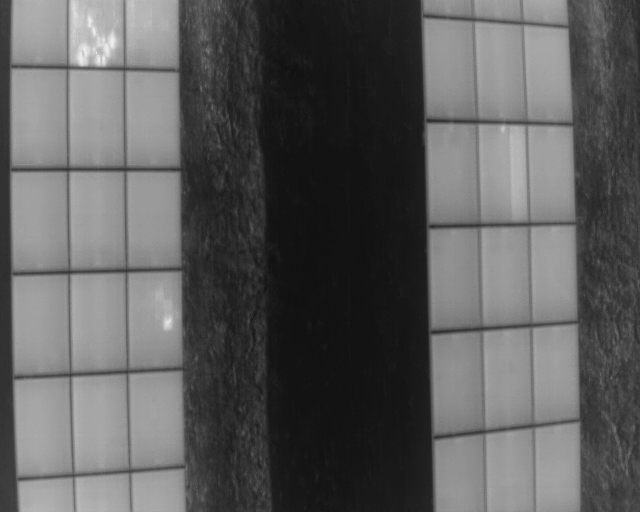
#> input picture assets/thermal-image.JPG, 640 x 512 px, found by its file name
$ jupyter execute KMeansClusteringOpenCV.ipynb   (shell and % lines are left out)
#> lines starting #> are read from the running program, lines starting #| are printed output that depends on the picture; after the words box and inside, x2 and y2 are one past the last pixel; in counts of white or black regions, pixels touching at a corner belong together
#> further down, img is the input picture: shape (512, 640, 3); min 16, max 236, mean 92.9
<a href="https://colab.research.google.com/github/albertofernandezvillan/computer-vision-and-deep-learning-course/blob/main/KMeansClusteringOpenCV.ipynb" target="_parent"></a>

[cell 1]
#Import required packages:
import numpy as np
import cv2
from matplotlib import pyplot as plt
import collections
from google.colab.patches import cv2_imshow

[cell 2]
def color_quantization(image, k):
    """Performs color quantization using K-means clustering algorithm"""
#> called with k = 2

    # Transform image into 'data':
    data = np.float32(image).reshape((-1, 3))

    # Define the algorithm termination criteria (the maximum number of iterations and/or the desired accuracy):
    # In this case the maximum number of iterations is set to 20 and epsilon = 1.0
    criteria = (cv2.TERM_CRITERIA_EPS + cv2.TERM_CRITERIA_MAX_ITER, 20, 1.0)

    # Apply K-means clustering algorithm:
    # ret, label, center = cv2.kmeans(data, k, None, criteria, 10, cv2.KMEANS_RANDOM_CENTERS)
    ret, label, center = cv2.kmeans(data, k, None, criteria, 10, cv2.KMEANS_PP_CENTERS)
#> ret = 361388926.7; center = [[148.7, 148.7, 148.7], [40.98, 40.98, 40.98]]

    # At this point we can make the image with k colors
    # Convert center to uint8:
    center = np.uint8(center)
#> center = [[148, 148, 148], [40, 40, 40]]

    # Replace pixel values with their center value:
    result = center[label.flatten()]
    result = result.reshape(image.shape)
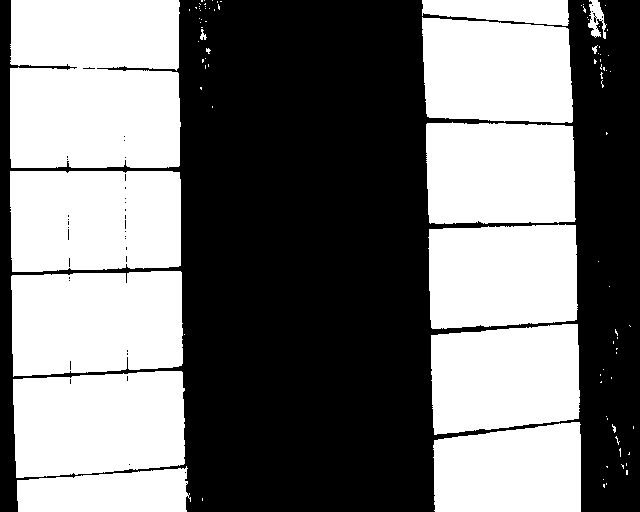
#> result: shape (512, 640, 3); values 40 (black) and 148 (white), 48.2% white; 93 white regions (79 under 20 px), largest, box (x1, y1, x2, y2) and area: (10, 0, 181, 168) 27977, (11, 271, 183, 377) 16768, (10, 171, 181, 272) 16691

    # Build the 'color_distribution' legend.
    # We will use the number of pixels assigned to each center value:
    counter = collections.Counter(label.flatten())
#> counter = {1: 169657, 0: 158023}

    # Calculate the total number of pixels of the input image:
    total = image.shape[0] * image.shape[1]
#> total = 327680

    # Assign width and height to the color_distribution image:
    desired_width = image.shape[1]
#> desired_width = 640
    # The difference between 'desired_height' and 'desired_height_colors'
    # will be the separation between the images
    desired_height = 70
    desired_height_colors = 50

    # Initialize the color_distribution image:
    color_distribution = np.ones((desired_height, desired_width, 3), dtype="uint8") * 255
    # Initialize start:
    start = 0

    for key, value in counter.items():
        # Calculate the normalized value:
        value_normalized = value / total * desired_width

        # Move end to the right position:
        end = start + value_normalized

        # Draw rectangle corresponding to the current color:
        cv2.rectangle(color_distribution, (int(start), 0), (int(end), desired_height_colors), center[key].tolist(), -1)
        # Update start:
        start = end
#> this loop made 2 passes
#> (key, value, value_normalized, end, start) on passes 1 to 2: (1, 169657, 331.4, 331.4, 331.4), (0, 158023, 308.6, 640, 640)
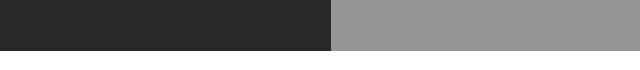
#> color_distribution: shape (70, 640, 3); min 40, max 255, mean 136.3

    return np.vstack((color_distribution, result))
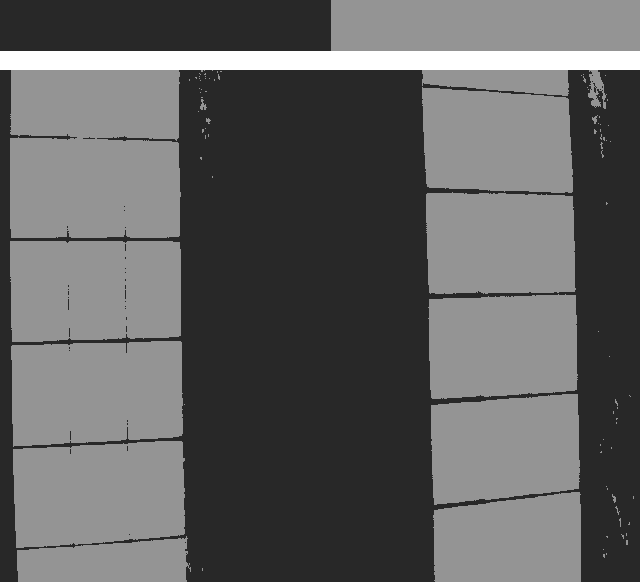
#> returned value: shape (582, 640, 3); min 40, max 255, mean 97.4

[cell 3]
img = cv2.imread("thermal-image.JPG")
cv2_imshow(img)

[cell 4]
# Apply color quantization (K-means with K=2)
img_result = color_quantization(img, 2)
cv2_imshow(img_result)

[cell 5]
# Apply bilateral filter to reduce noise in the input image:
img_bilateral_blur = cv2.bilateralFilter(img, 100, 120, 120)
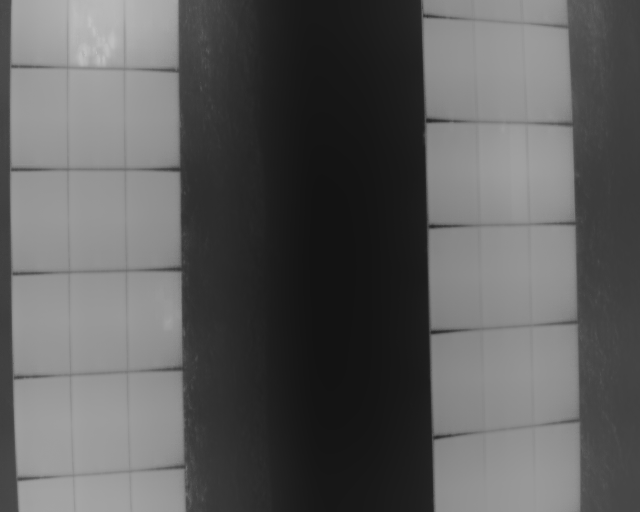
#> img_bilateral_blur: shape (512, 640, 3); min 19, max 193, mean 93.4
cv2_imshow(img_bilateral_blur)

[cell 6]
# Apply color quantization (K-means with K=2)
img_result_bilateral_blur = color_quantization(img_bilateral_blur, 2)
#> call 2 of color_quantization, with k = 2
#> in color_quantization (call 2), `criteria = (cv2.TERM_CRITERIA_EPS + cv2.TERM_CRITERIA_MAX_ITER, 20, 1.0)`: criteria = (3, 20, 1)
#> in color_quantization (call 2), `ret, label, center = cv2.kmeans(data, k, None, criteria, 10, cv2.KMEAN..`: ret = 263431391.5; center = [[41.74, 41.74, 41.74], [146.7, 146.7, 146.7]]
#> in color_quantization (call 2), `center = np.uint8(center)`: center = [[41, 41, 41], [146, 146, 146]]
#> in color_quantization (call 2), `result = result.reshape(image.shape)`:
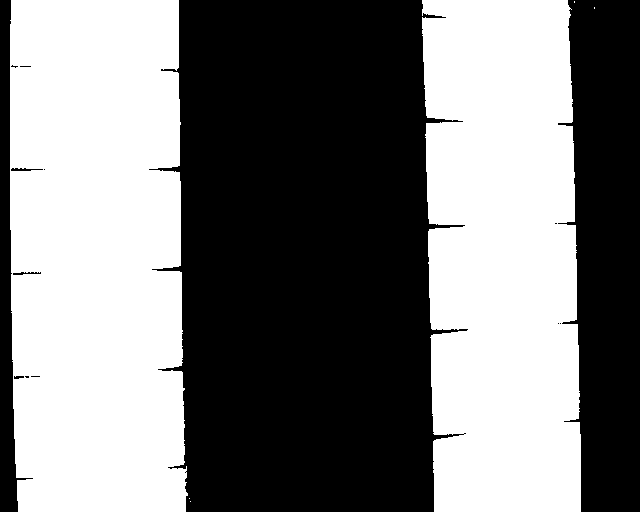
#> result: shape (512, 640, 3); values 41 (black) and 146 (white), 49.2% white; 6 white regions (4 under 20 px), largest, box (x1, y1, x2, y2) and area: (10, 0, 188, 512) 86466, (422, 0, 581, 512) 74843
#> in color_quantization (call 2), `counter = collections.Counter(label.flatten())`: counter = {0: 166365, 1: 161315}
#> the loop in color_quantization (call 2), `for key, value in counter.items():` made 2 passes
#> (key, value, value_normalized, end, start) on passes 1 to 2: (0, 166365, 324.9, 324.9, 324.9), (1, 161315, 315.1, 640, 640)
#> in color_quantization (call 2), `return np.vstack((color_distribution, result))`:
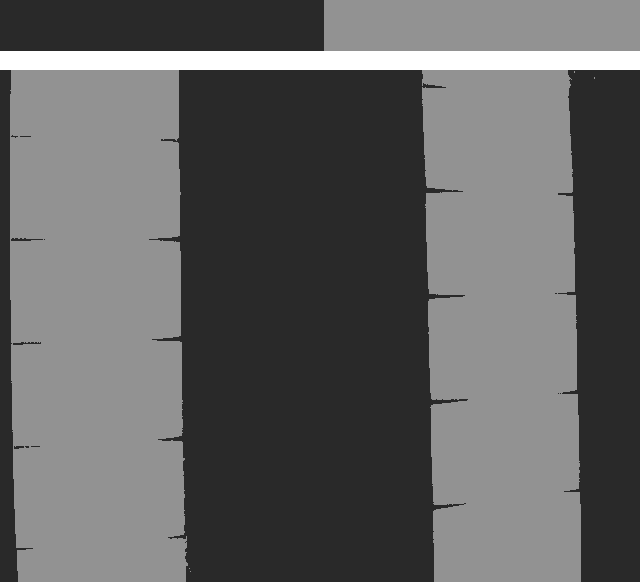
#> returned value: shape (582, 640, 3); min 41, max 255, mean 98

$ run again, with assets/church.jpg copied over assets/thermal-image.JPG
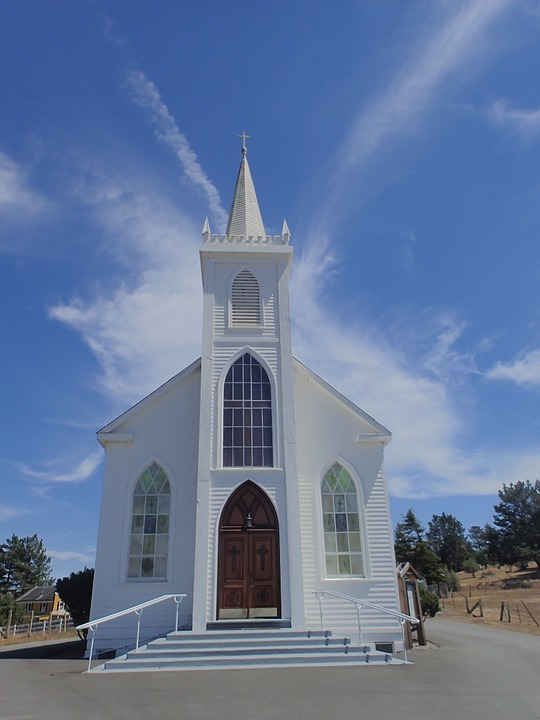
#> input picture assets/church.jpg, 540 x 720 px, found by its file name
#> img is the input picture: shape (720, 540, 3); mean B, G, R 153.3, 119.2, 99.8
#> in color_quantization, `ret, label, center = cv2.kmeans(data, k, None, criteria, 10, cv2.KMEAN..`: ret = 875123772.2; center = [[163.4, 126.3, 104.9], [56.81, 51.27, 50.92]]
#> in color_quantization, `center = np.uint8(center)`: center = [[163, 126, 104], [56, 51, 50]]
#> counter = {0: 351825, 1: 36975}
#> the loop in color_quantization, `for key, value in counter.items():` made 2 passes
#> (key, value, value_normalized, end, start) on passes 1 to 2: (0, 351825, 488.6, 488.6, 488.6), (1, 36975, 51.35, 540, 540)
#> criteria = (3, 20, 1)
#> in color_quantization (call 2), `ret, label, center = cv2.kmeans(data, k, None, criteria, 10, cv2.KMEAN..`: ret = 625688048.6; center = [[61.52, 57.25, 58.36], [161.8, 124.9, 103.5]]
#> in color_quantization (call 2), `center = np.uint8(center)`: center = [[61, 57, 58], [161, 124, 103]]
#> in color_quantization (call 2), `result = result.reshape(image.shape)`:
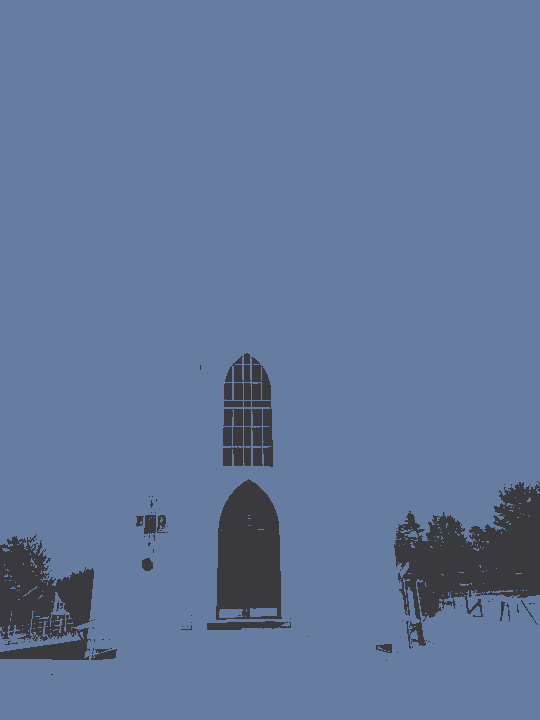
#> result: shape (720, 540, 3); mean B, G, R 152.6, 118.4, 99.2
#> counter = {1: 356185, 0: 32615}
#> the loop in color_quantization (call 2), `for key, value in counter.items():` made 2 passes
#> (key, value, value_normalized, end, start) on passes 1 to 2: (1, 356185, 494.7, 494.7, 494.7), (0, 32615, 45.3, 540, 540)
#> in color_quantization (call 2), `return np.vstack((color_distribution, result))`:
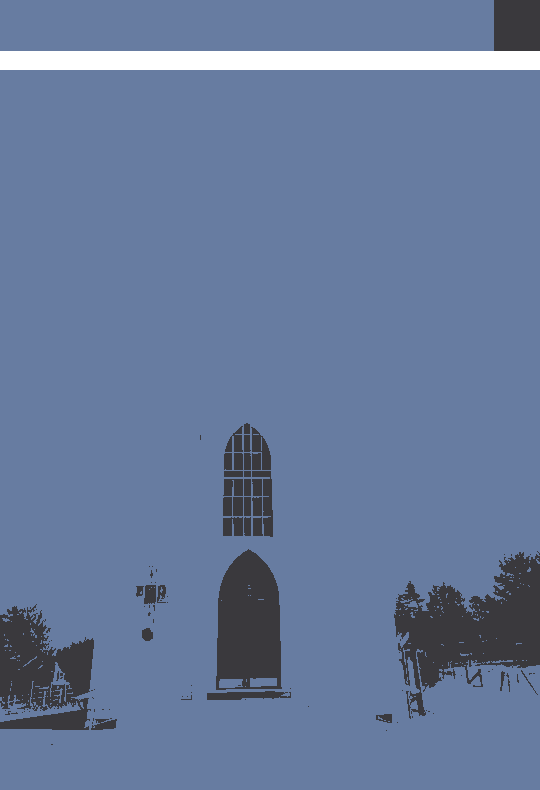
#> returned value: shape (790, 540, 3); mean of channels 0, 1, 2 155.1, 121.7, 103; drawn as B, G, R

$ run again, with assets/human_detection.jpg copied over assets/thermal-image.JPG
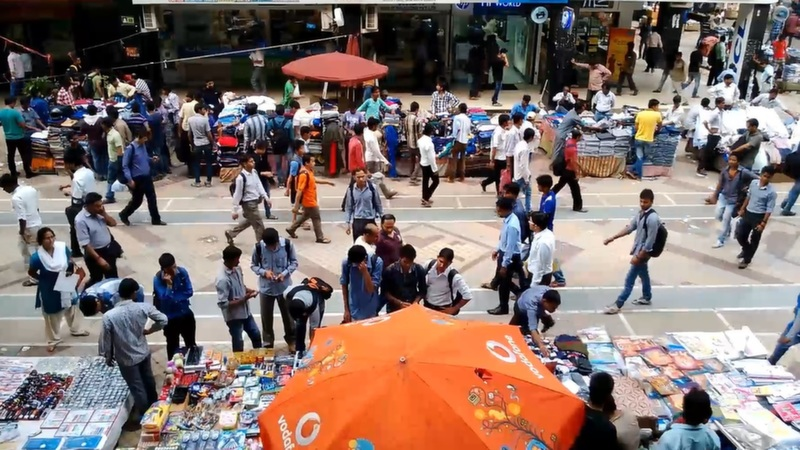
#> input picture assets/human_detection.jpg, 800 x 450 px, found by its file name
#> img is the input picture: shape (450, 800, 3); mean B, G, R 108.9, 113.3, 130.4
#> in color_quantization, `ret, label, center = cv2.kmeans(data, k, None, criteria, 10, cv2.KMEAN..`: ret = 1.96e+09; center = [[160.6, 170.7, 195.9], [41.74, 38.74, 45.33]]
#> in color_quantization, `center = np.uint8(center)`: center = [[160, 170, 195], [41, 38, 45]]
#> counter = {1: 156553, 0: 203447}
#> the loop in color_quantization, `for key, value in counter.items():` made 2 passes
#> (key, value, value_normalized, end, start) on passes 1 to 2: (1, 156553, 347.9, 347.9, 347.9), (0, 203447, 452.1, 800, 800)
#> criteria = (3, 20, 1)
#> in color_quantization (call 2), `ret, label, center = cv2.kmeans(data, k, None, criteria, 10, cv2.KMEAN..`: ret = 1.33e+09; center = [[155.8, 166.2, 192.1], [45, 42.44, 48.83]]
#> in color_quantization (call 2), `center = np.uint8(center)`: center = [[155, 166, 192], [45, 42, 48]]
#> in color_quantization (call 2), `result = result.reshape(image.shape)`:
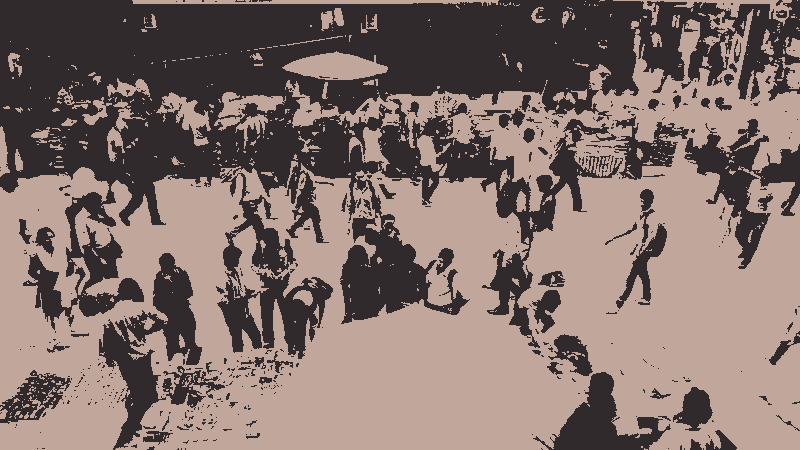
#> result: shape (450, 800, 3); mean B, G, R 107.7, 112.6, 130
#> counter = {1: 154891, 0: 205109}
#> the loop in color_quantization (call 2), `for key, value in counter.items():` made 2 passes
#> (key, value, value_normalized, end, start) on passes 1 to 2: (1, 154891, 344.2, 344.2, 344.2), (0, 205109, 455.8, 800, 800)
#> in color_quantization (call 2), `return np.vstack((color_distribution, result))`:
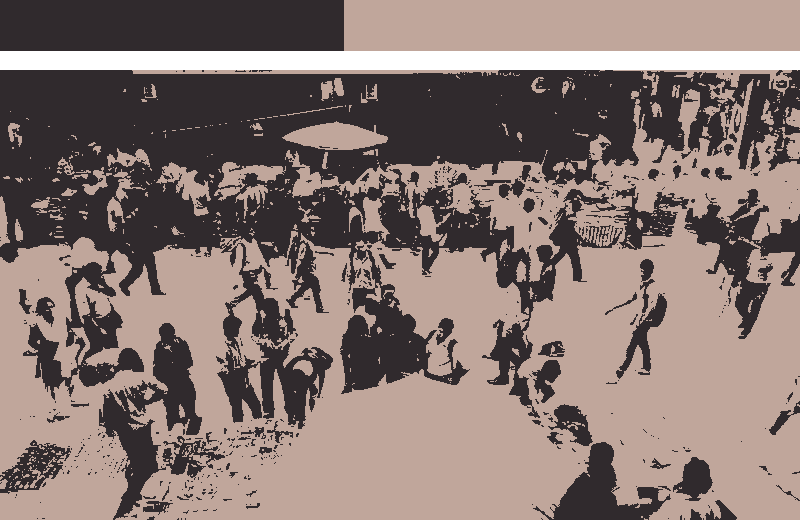
#> returned value: shape (520, 800, 3); mean of channels 0, 1, 2 113.1, 117.9, 134.6; drawn as B, G, R

$ run again, with assets/landscape.jpg copied over assets/thermal-image.JPG
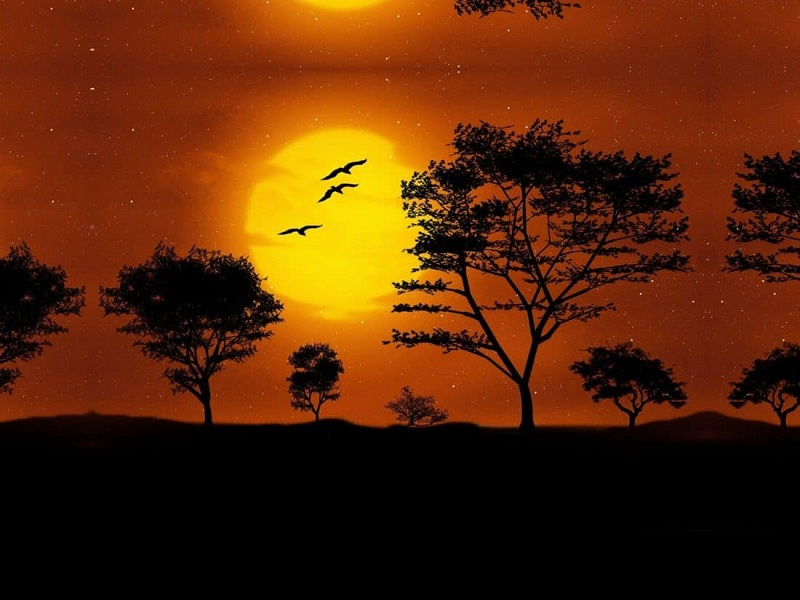
#> input picture assets/landscape.jpg, 800 x 600 px, found by its file name
#> img is the input picture: shape (600, 800, 3); mean B, G, R 7, 39.4, 88.5
#> in color_quantization, `ret, label, center = cv2.kmeans(data, k, None, criteria, 10, cv2.KMEAN..`: ret = 1.36e+09; center = [[2.12, 3.18, 9.72], [10.86, 67.68, 150]]
#> in color_quantization, `center = np.uint8(center)`: center = [[2, 3, 9], [10, 67, 149]]
#> counter = {1: 269713, 0: 210287}
#> the loop in color_quantization, `for key, value in counter.items():` made 2 passes
#> (key, value, value_normalized, end, start) on passes 1 to 2: (1, 269713, 449.5, 449.5, 449.5), (0, 210287, 350.5, 800, 800)
#> criteria = (3, 20, 1)
#> in color_quantization (call 2), `ret, label, center = cv2.kmeans(data, k, None, criteria, 10, cv2.KMEAN..`: ret = 1.35e+09; center = [[3.02, 6.96, 19.36], [9.73, 65.16, 143.7]]
#> in color_quantization (call 2), `center = np.uint8(center)`: center = [[3, 6, 19], [9, 65, 143]]
#> in color_quantization (call 2), `result = result.reshape(image.shape)`:
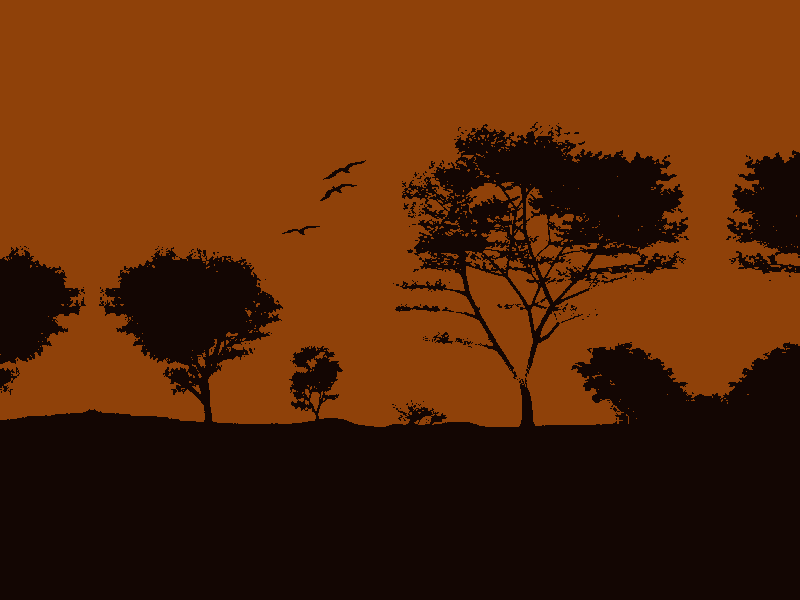
#> result: shape (600, 800, 3); mean B, G, R 6.4, 39, 88.3
#> counter = {1: 268189, 0: 211811}
#> the loop in color_quantization (call 2), `for key, value in counter.items():` made 2 passes
#> (key, value, value_normalized, end, start) on passes 1 to 2: (1, 268189, 447, 447, 447), (0, 211811, 353, 800, 800)
#> in color_quantization (call 2), `return np.vstack((color_distribution, result))`:
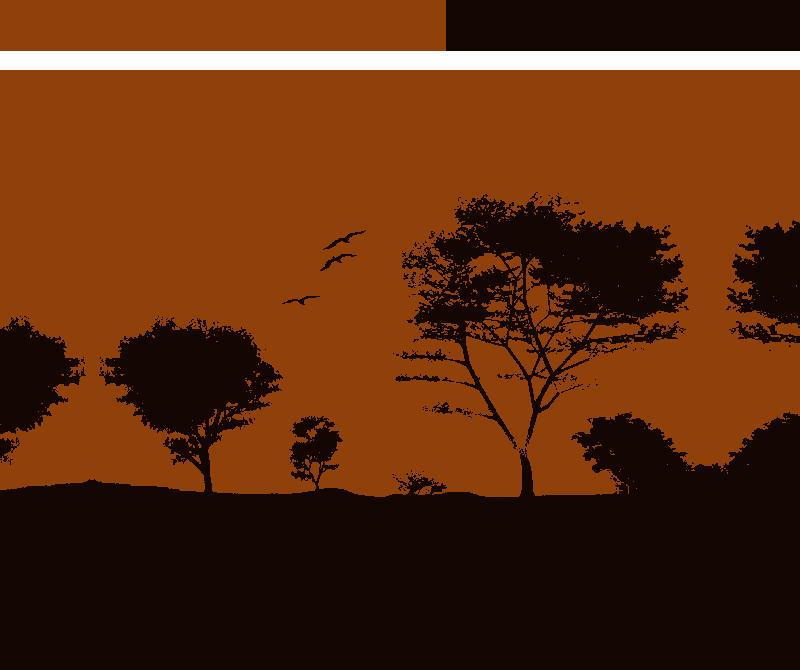
#> returned value: shape (670, 800, 3); mean of channels 0, 1, 2 13.4, 45.1, 93; drawn as B, G, R
